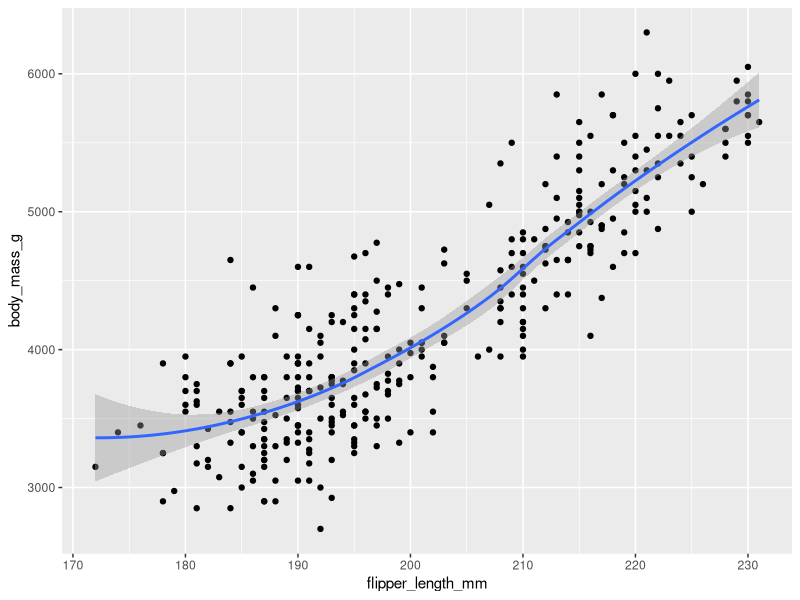
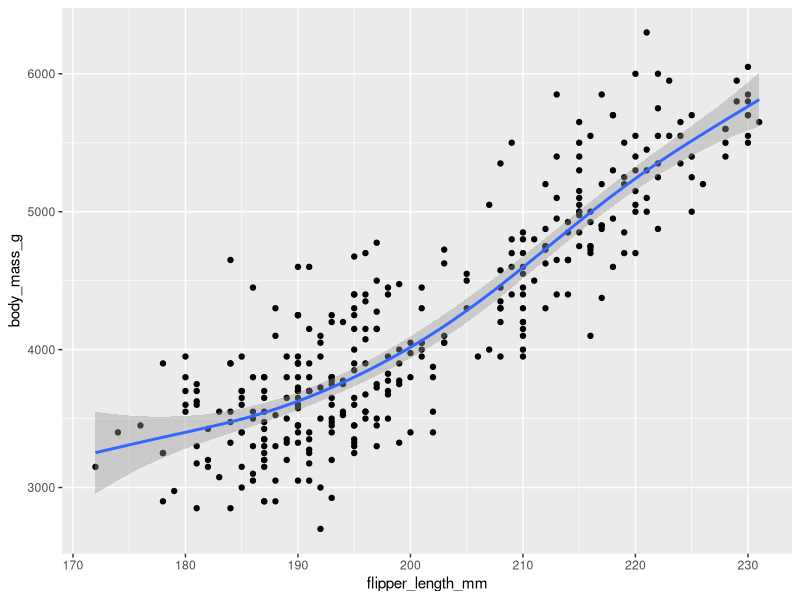

Recreate these plots in R, in order.
library(tidyverse)
library(palmerpenguins)

colnames(penguins)
# untuk dataset <1000 rows gunakan method="loess"
ggplot(penguins, aes(x=flipper_length_mm,y=body_mass_g))+
  geom_point()+
  geom_smooth(method="loess")

# untuk dataset >=1000 rows gunakan method="gam"
ggplot(penguins, aes(x=flipper_length_mm,y=body_mass_g))+
  geom_point()+
  geom_smooth(method="gam", formula=y~s(x))